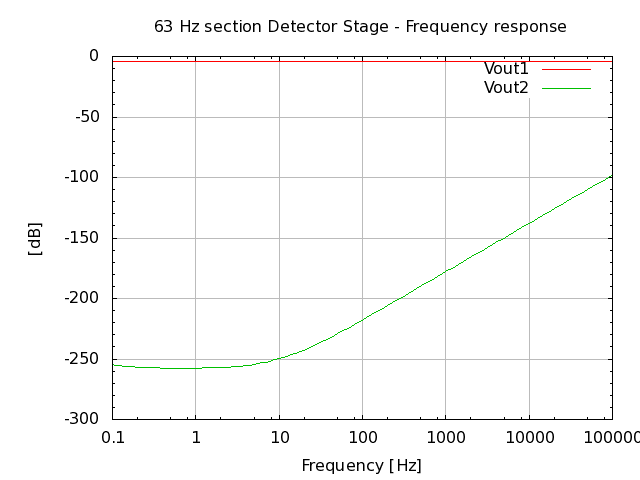

Reproduce this figure in gnuplot.
# setup terminal
set term png

# setup graph
set output "26.000.00.02.23.png"
set title "63 Hz section Detector Stage - Frequency response"

# setup Y-axis
set grid ytics lt 1 lw 1 lc rgb "#bbbbbb"
set mytics
set ylabel "[dB]"

#setup X-axis
set logscale x 10
set grid xtics lt 1 lw 1 lc rgb "#bbbbbb"
set xlabel "Frequency [Hz]"

# setup plot style
set style data lines
plot '26.000.00.02.23.dat' using 1:2 title "Vout1", \
     '26.000.00.02.23.dat' using 1:3 title "Vout2"

# set output back to default
set output

# reset terminal type
set terminal pop
